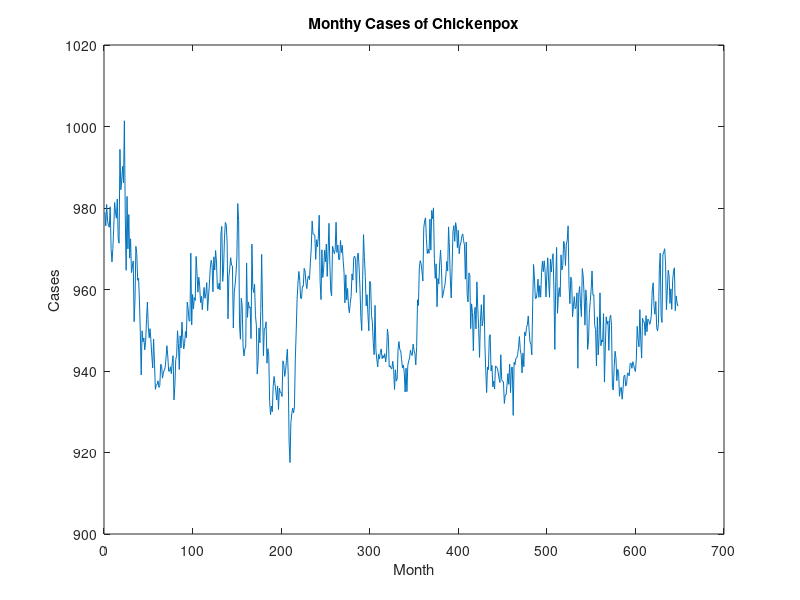

The MATLAB script that drew this image: (Note: this script raises an error after producing the figure.)
% data = chickenpox_dataset;
% data = [data{:}];

csv = csvread('data/threed.csv',1,0);
 
data = csv(:,4);

figure
plot(data)
xlabel("Month")
ylabel("Cases")
title("Monthy Cases of Chickenpox")



numTimeStepsTrain = floor(0.9*numel(data));
XTrain = data(1:numTimeStepsTrain);
YTrain = data(2:numTimeStepsTrain+1);
XTest = data(numTimeStepsTrain+1:end-1);
YTest = data(numTimeStepsTrain+2:end);


mu = mean(XTrain);
sig = std(XTrain);

XTrain = (XTrain - mu) / sig;
YTrain = (YTrain - mu) / sig;

XTest = (XTest - mu) / sig;

XTrain = XTrain';
YTrain = YTrain';

XTest = XTest';


inputSize = 1;
numResponses = 1;
numHiddenUnits = 200;

layers = [ ...
    sequenceInputLayer(inputSize)
    lstmLayer(numHiddenUnits)
    fullyConnectedLayer(numResponses)
    regressionLayer];


opts = trainingOptions('adam', ...
    'MaxEpochs',1000, ...
    'GradientThreshold',1, ...
    'InitialLearnRate',0.005, ...
    'LearnRateSchedule','piecewise', ...
    'LearnRateDropPeriod',125, ...
    'LearnRateDropFactor',0.2, ...
    'Verbose',0, ...
    'Plots','training-progress');

net = trainNetwork(XTrain,YTrain,layers,opts);

net = predictAndUpdateState(net,XTrain);
[net,YPred] = predictAndUpdateState(net,YTrain(end));

numTimeStepsTest = numel(XTest);
for i = 2:numTimeStepsTest
    [net,YPred(1,i)] = predictAndUpdateState(net,YPred(i-1));
end

YPred = sig*YPred + mu;

rmse = sqrt(mean((YPred-YTest).^2))

figure
plot(data(1:numTimeStepsTrain))
hold on
idx = numTimeStepsTrain:(numTimeStepsTrain+numTimeStepsTest);
plot(idx,[data(numTimeStepsTrain) YPred],'.-')
hold off
xlabel("Month")
ylabel("Cases")
title("Forecast")
legend(["Observed" "Forecast"])


figure
subplot(2,1,1)
plot(YTest)
hold on
plot(YPred,'.-')
hold off
legend(["Observed" "Forecast"])
ylabel("Cases")
title("Forecast")

subplot(2,1,2)
stem(YPred - YTest)
xlabel("Month")
ylabel("Error")
title("RMSE = " + rmse)



net = resetState(net);
net = predictAndUpdateState(net,XTrain);

YPred = [];
numTimeStepsTest = numel(XTest);
for i = 1:numTimeStepsTest
    [net,YPred(1,i)] = predictAndUpdateState(net,XTest(i));
end


YPred = sig*YPred + mu;

rmse = sqrt(mean((YPred-YTest).^2))

figure
subplot(2,1,1)
plot(YTest)
hold on
plot(YPred,'.-')
hold off
legend(["Observed" "Predicted"])
ylabel("Cases")
title("Forecast with Updates")

subplot(2,1,2)
stem(YPred - YTest)
xlabel("Month")
ylabel("Error")
title("RMSE = " + rmse)